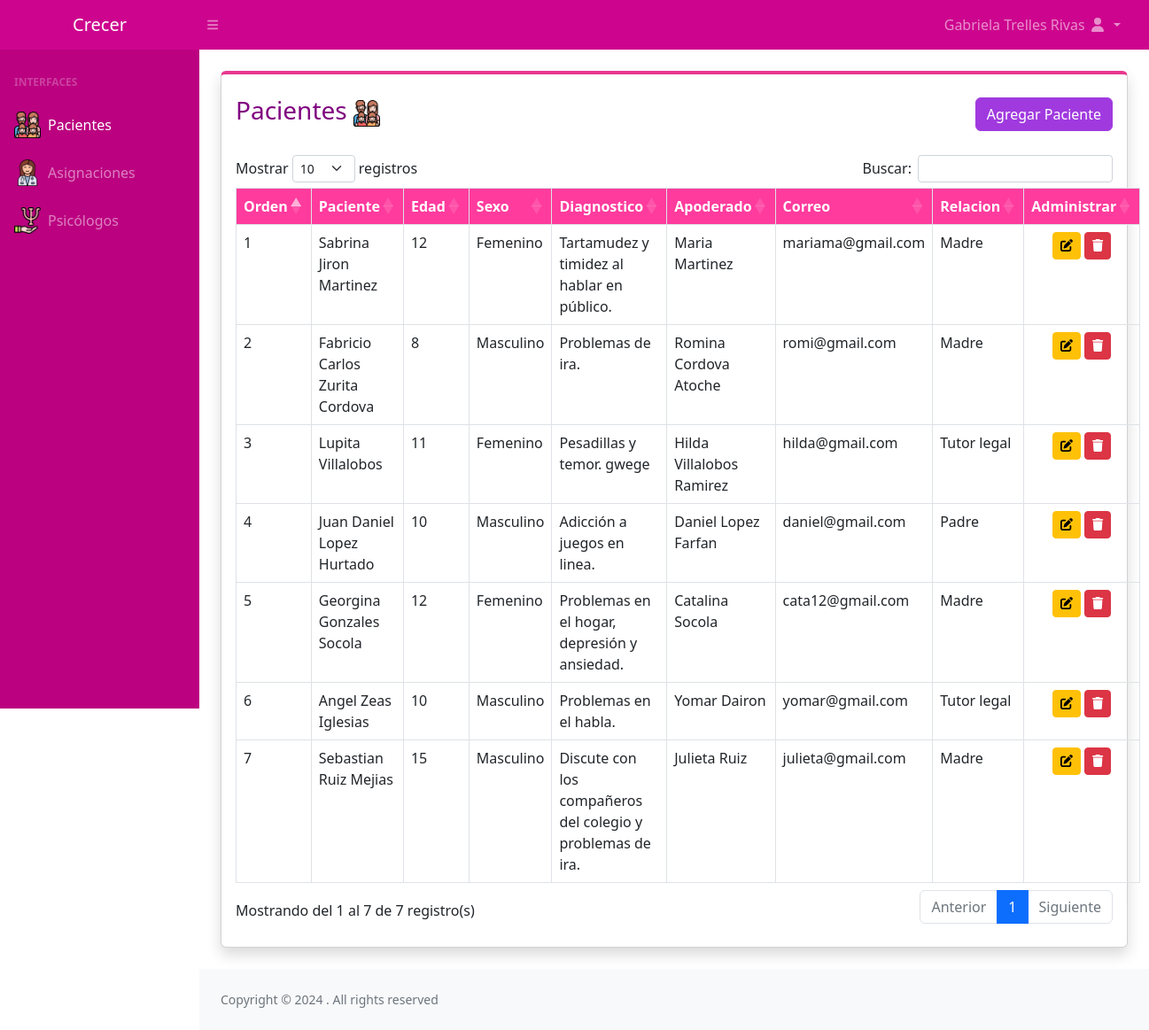
Page /Paciente.php (signed in) on the committed database.
### tables this page shows
CREATE TABLE `paciente` (
  `Id` int(11) NOT NULL,
  `Nombre_paciente` varchar(100) NOT NULL,
  `Edad_paciente` int(11) NOT NULL,
  `Sexo_paciente` varchar(20) NOT NULL,
  `Fecha_nacimiento` date NOT NULL,
  `Diagnostico` varchar(200) NOT NULL,
  `Nombre_apoderado` varchar(100) NOT NULL,
  `Edad_apoderado` int(11) NOT NULL,
  `Dni_apoderado` int(11) NOT NULL,
  `Correo_apoderado` varchar(50) NOT NULL,
  `Celular_apoderado` int(11) NOT NULL,
  `Relacion_apoderado` varchar(50) NOT NULL,
  `Id_Psicologo` int(11) DEFAULT NULL,
  `Psicologo_Asignado` varchar(50) DEFAULT NULL
);

### Paciente.php (the view, shortened to what this page needs)
<?php
$db = new Database();
$con = $db->conectar();
$sql = $con->prepare("SELECT * FROM paciente");
$sql->execute();
$resultado = $sql->fetchAll(PDO::FETCH_ASSOC);
?>
<?php
include 'Header.php';
?>
<main>
    <div class="container-fluid px-4">
        <div class="card border-top-rose shadow h-100 py-2 mb-4 mt-4">
            <div class="card-body">
                <div class="d-flex justify-content-between align-items-center ">
                    <h3 class="text-purple">Pacientes <img src="Img/icons/familia.png" class="small-icon"></h3>
                    <a href="Registro_Paciente.php" class="btn btn-purpura text-white">Agregar Paciente</a>
                </div>
                <br>
                <table id="employeeTable" class="table table-bordered">
                    <thead class="table-rose text-white">
                        <tr>
                            <th>Orden</th>
                            <th>Paciente</th>
                            <th>Edad</th>
                            <th>Sexo</th>
                            <th>Diagnostico</th>
                            <th>Apoderado</th>
                            <th>Correo</th>
                            <th>Relacion</th>
                            <th>Administrar</th>
                        </tr>
                    </thead>
                    <tbody>
                        <?php foreach ($resultado as $row) { ?>
                            <tr>
                                <td><?php echo $row['Id'] ?></td>
                                <td><?php echo $row['Nombre_paciente'] ?></td>
                                <td><?php echo $row['Edad_paciente'] ?></td>
                                <td><?php echo $row['Sexo_paciente'] ?></td>
                                <td><?php echo $row['Diagnostico'] ?></td>
                                <td><?php echo $row['Nombre_apoderado'] ?></td>
                                <td><?php echo $row['Correo_apoderado'] ?></td>
                                <td><?php echo $row['Relacion_apoderado'] ?></td>
                                <td class="text-center">
                                    <a href="Editar_Paciente.php?id=<?php echo $row['Id'] ?>&token=<?php echo hash_hmac('sha1', $row['Id'], KEY_TOKEN)?>"
                                        class="btn btn-warning btn-sm">
                                        <i class="fas fa-edit"></i>
                                    </a>
                                    <a href="#" class="btn btn-danger btn-sm" data-bs-toggle="modal"
                                        data-bs-target="#confirmDeleteModal" data-id="<?php echo $row['Id']; ?>">
                                        <i class="fas fa-trash"></i>
                                    </a>
                                </td>
                            </tr>
                        <?php } ?>
                    </tbody>
                </table>
            </div>
        </div>
</main>
<?php include 'Footer.php'; ?>

### Css/Index.css (style rules this page uses)
.btn-purpura { background-color: #a03adf; border-color: #a03adf; }

### rows in the picture
paciente: Id "1", Nombre_paciente "Sabrina Jiron Martinez", Edad_paciente "12", Sexo_paciente "Femenino", Diagnostico "Tartamudez y timidez al hablar en público.", Nombre_apoderado "Maria Martinez", Correo_apoderado "mariama@gmail.com", Relacion_apoderado "Madre"
paciente: Id "2", Nombre_paciente "Fabricio Carlos Zurita Cordova", Edad_paciente "8", Sexo_paciente "Masculino", Diagnostico "Problemas de ira.", Nombre_apoderado "Romina Cordova Atoche", Correo_apoderado "romi@gmail.com", Relacion_apoderado "Madre"
paciente: Id "3", Nombre_paciente "Lupita Villalobos", Edad_paciente "11", Sexo_paciente "Femenino", Diagnostico "Pesadillas y temor. gwege", Nombre_apoderado "Hilda Villalobos Ramirez", Correo_apoderado "hilda@gmail.com", Relacion_apoderado "Tutor legal"
paciente: Id "4", Nombre_paciente "Juan Daniel Lopez Hurtado", Edad_paciente "10", Sexo_paciente "Masculino", Diagnostico "Adicción a juegos en linea.", Nombre_apoderado "Daniel Lopez Farfan", Correo_apoderado "daniel@gmail.com", Relacion_apoderado "Padre"
paciente: Id "5", Nombre_paciente "Georgina Gonzales Socola", Edad_paciente "12", Sexo_paciente "Femenino", Diagnostico "Problemas en el hogar, depresión y ansiedad.", Nombre_apoderado "Catalina Socola", Correo_apoderado "cata12@gmail.com", Relacion_apoderado "Madre"
paciente: Id "6", Nombre_paciente "Angel Zeas Iglesias", Edad_paciente "10", Sexo_paciente "Masculino", Diagnostico "Problemas en el habla.", Nombre_apoderado "Yomar Dairon", Correo_apoderado "yomar@gmail.com", Relacion_apoderado "Tutor legal"
paciente: Id "7", Nombre_paciente "Sebastian Ruiz Mejias", Edad_paciente "15", Sexo_paciente "Masculino", Diagnostico "Discute con los compañeros del colegio y problemas de ira.", Nombre_apoderado "Julieta Ruiz", Correo_apoderado "julieta@gmail.com", Relacion_apoderado "Madre"

### other values in the picture
$_SESSION['user_name'] "Gabriela Trelles Rivas"
